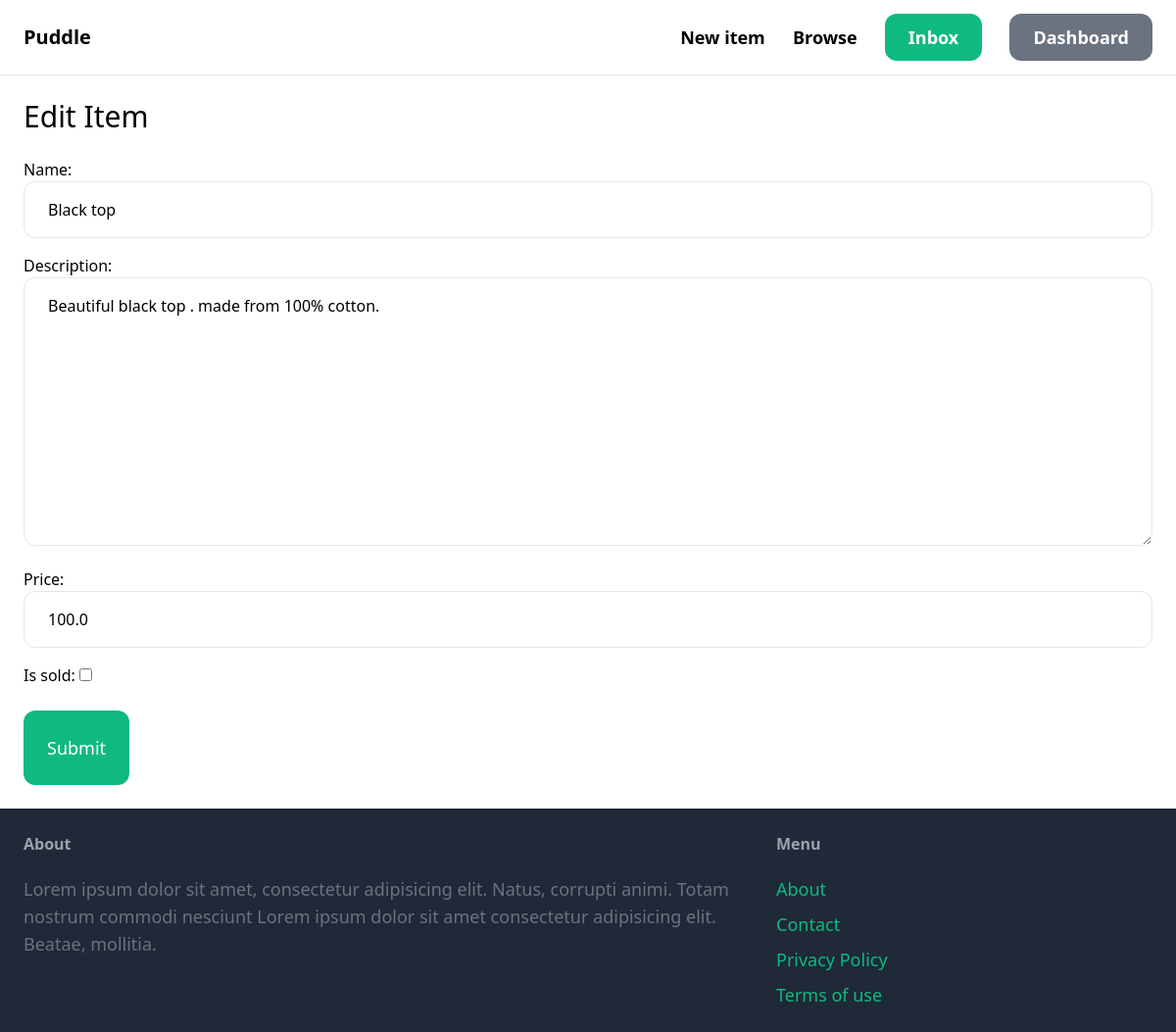
The page /items/1/edit (signed in) on the database its author committed.
### item/models.py (models this page shows, shortened)
class Item(models.Model):
    category = models.ForeignKey(Category, related_name='items', on_delete=models.CASCADE)
    name = models.CharField(max_length=255)
    description = models.TextField(blank=True, null=True)
    price = models.FloatField()
    image = models.ImageField(upload_to='item_images/', blank=True, null=True)
    is_sold = models.BooleanField(default=False)
    created_by = models.ForeignKey(User, related_name='items', on_delete=models.CASCADE)
    created_at = models.DateTimeField(auto_now_add=True)

### item/views.py (the view)
# urls.py: path('<int:pk>/edit', views.edit, name='edit'),
@login_required
def edit(request, pk):
    item = get_object_or_404(Item, pk=pk, created_by=request.user)
    if request.method == 'POST':
        form = EditItemForm(request.POST, request.FILES, instance=item)
        if form.is_valid():
            form.save()
            return redirect('item:detail', pk=pk)
    else:
        form = EditItemForm(instance=item)
    return render(request, 'item/edit.html', {
        'form': form,
        'item': item
    })

### item/forms.py
class EditItemForm(forms.ModelForm):
    class Meta:
        model = Item
        fields = ('name','description','price', 'is_sold')
        widgets = {
            'name': forms.TextInput(attrs={
                'class': INPUT_CLASSES
            }),
            'description': forms.Textarea(attrs={
                'class': INPUT_CLASSES
            }),
            'price': forms.TextInput(attrs={
                'class': INPUT_CLASSES
            }),
            'image': forms.FileInput(attrs={
                'class': INPUT_CLASSES
            }),
        }

### item/templates/item/edit.html (shortened to what this page needs)
{% extends 'core/base.html' %}
{% block content %}
<h1 class="mb-6 text-3xl">Edit Item</h1>
<form method="post" enctype="multipart/form-data">
    <div class="space-y-4">
        {{ form.as_p }}
    </div>
    <button class="mt-6 py-6 px-6 text-lg bg-green-500 hover:bg-green-700 rounded-xl text-white">Submit</button>
</form>
{% endblock %}

### rows shown on the page
Item: name "Black top", description "Beautiful black top . made from 100% cotton.", price "100.0"
